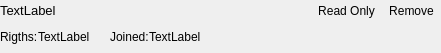
<?xml version="1.0" encoding="UTF-8"?>
<ui version="4.0">
 <class>Form</class>
 <widget class="QWidget" name="Form">
  <property name="geometry">
   <rect>
    <x>0</x>
    <y>0</y>
    <width>441</width>
    <height>53</height>
   </rect>
  </property>
  <property name="windowTitle">
   <string>Form</string>
  </property>
  <layout class="QVBoxLayout" name="verticalLayout">
   <property name="spacing">
    <number>0</number>
   </property>
   <property name="leftMargin">
    <number>0</number>
   </property>
   <property name="topMargin">
    <number>0</number>
   </property>
   <property name="rightMargin">
    <number>0</number>
   </property>
   <property name="bottomMargin">
    <number>0</number>
   </property>
   <item>
    <layout class="QHBoxLayout" name="horizontalLayout">
     <item>
      <widget class="QLabel" name="idLabel">
       <property name="font">
        <font>
         <pointsize>10</pointsize>
         <weight>50</weight>
         <bold>false</bold>
        </font>
       </property>
       <property name="text">
        <string>TextLabel</string>
       </property>
      </widget>
     </item>
     <item>
      <widget class="QToolButton" name="rigthsButton">
       <property name="focusPolicy">
        <enum>Qt::NoFocus</enum>
       </property>
       <property name="text">
        <string>Read Only</string>
       </property>
       <property name="autoRaise">
        <bool>true</bool>
       </property>
      </widget>
     </item>
     <item>
      <widget class="QToolButton" name="removeButton">
       <property name="focusPolicy">
        <enum>Qt::NoFocus</enum>
       </property>
       <property name="text">
        <string>Remove</string>
       </property>
       <property name="autoRaise">
        <bool>true</bool>
       </property>
      </widget>
     </item>
    </layout>
   </item>
   <item>
    <layout class="QHBoxLayout" name="horizontalLayout_2">
     <item>
      <widget class="QLabel" name="label_2">
       <property name="text">
        <string>Rigths:</string>
       </property>
      </widget>
     </item>
     <item>
      <widget class="QLabel" name="rigthsLabel">
       <property name="text">
        <string>TextLabel</string>
       </property>
      </widget>
     </item>
     <item>
      <spacer name="horizontalSpacer">
       <property name="orientation">
        <enum>Qt::Horizontal</enum>
       </property>
       <property name="sizeType">
        <enum>QSizePolicy::Fixed</enum>
       </property>
       <property name="sizeHint" stdset="0">
        <size>
         <width>20</width>
         <height>20</height>
        </size>
       </property>
      </spacer>
     </item>
     <item>
      <widget class="QLabel" name="label_4">
       <property name="text">
        <string>Joined:</string>
       </property>
      </widget>
     </item>
     <item>
      <widget class="QLabel" name="joinedLabel">
       <property name="sizePolicy">
        <sizepolicy hsizetype="Expanding" vsizetype="Preferred">
         <horstretch>0</horstretch>
         <verstretch>0</verstretch>
        </sizepolicy>
       </property>
       <property name="text">
        <string>TextLabel</string>
       </property>
      </widget>
     </item>
    </layout>
   </item>
  </layout>
 </widget>
 <resources/>
 <connections/>
</ui>
